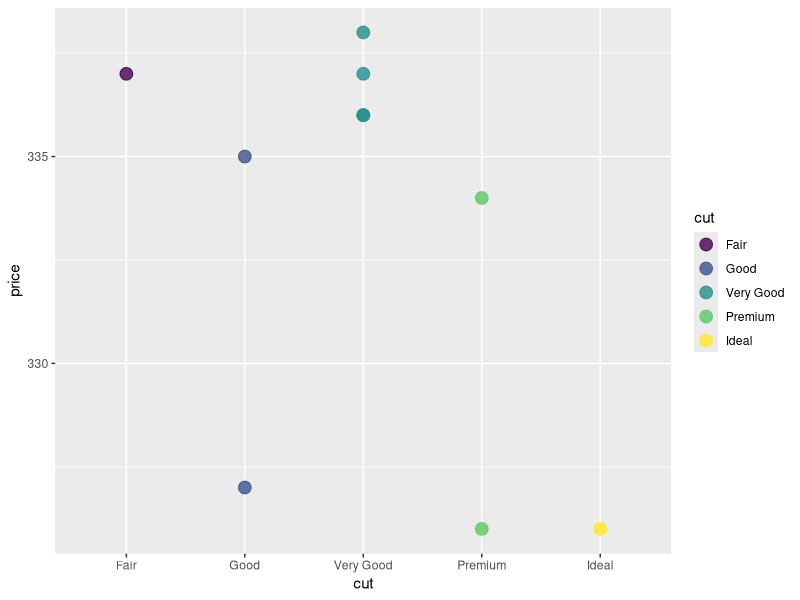
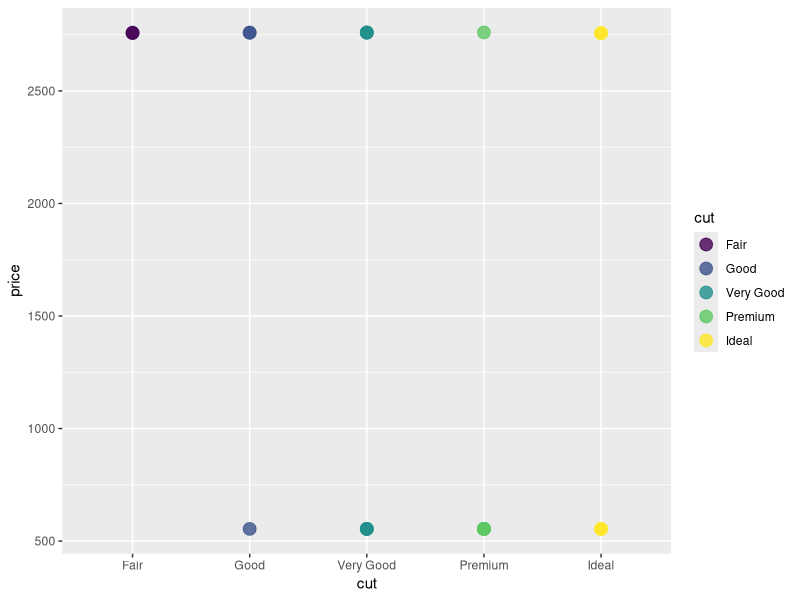
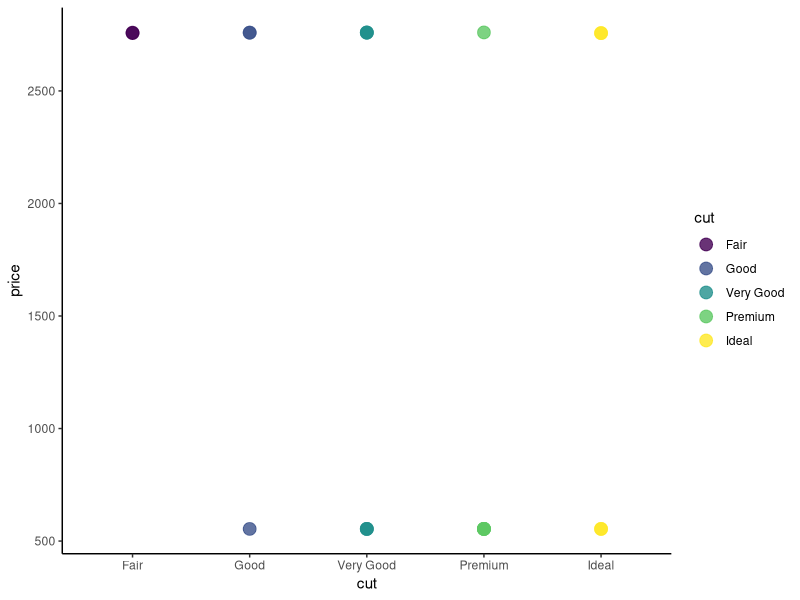
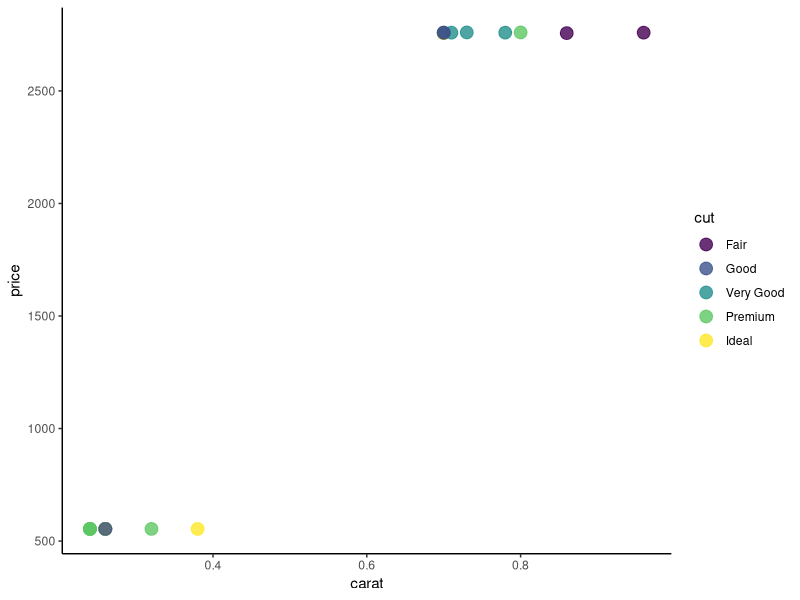
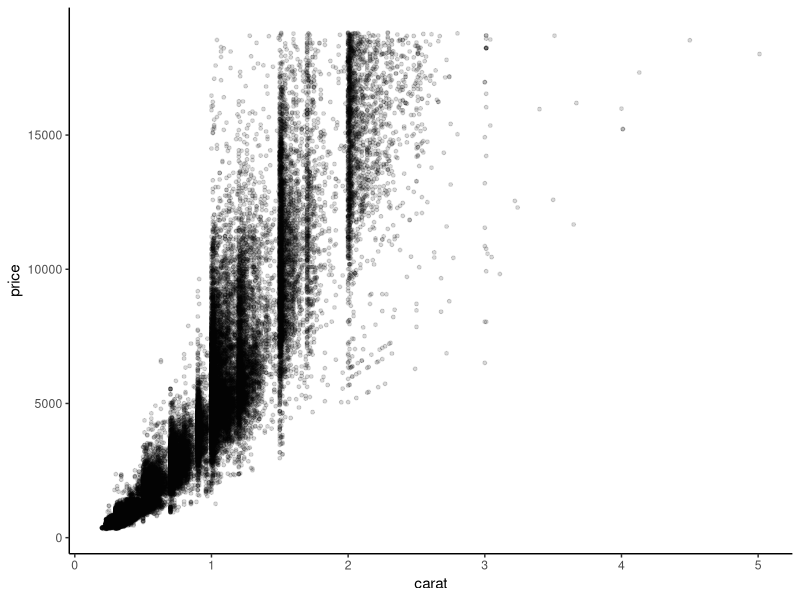

These figures' R source, in order:
## ---- chunk 1

#To read some pieces of code that other people have already written, we can borrow those codebooks from the R library. 

#Here, we borrow some instructions for making plots, which also includes the sample dataset called 'diamonds', by calling up the code using the 'library' function:  
library(ggplot2)

#This is like checking out a codebook from the library - you get to keep it at hand as long as you're working in this space.

#The 'head' command in bash has the same name in R, but it is a function too: 
head(diamonds)

#To change the number of rows displayed, it looks like this: 
head(diamonds, n=10)

#We also talked about how the function nrow() works just like the bash command (word count) that tells us how many lines are in a file: wc -l
nrow(diamonds)
## ---- chunk 2

#This is an example of some student code where they were looking for all the "Good" diamonds: pretty close! 
diamonds[grep("Good",diamonds)]

#Putting results in a variable is good practice if we want to us them later. 

# Use the '<-' combined symbol to "stuff" your code result from the right side into the variable on the left side. You can name the variable whatever you want! We named it 'stud' here: 
stud <- diamonds[grep("Good",diamonds)]

#Let us make a few modifications. 
#First, let's specify that we are looking in rows with a comma after the grep command
#Then let's grep for the pattern in the "cut" column only. 

#To use column information inside the function, we can use SYNTAX like this:
#diamonds$cut. That calls the column "by its name". 

stud2 <- diamonds[grep("Good",diamonds$cut),]
stud2

#Here is a student example of "subsetting" a dataset. 
#This can be a good idea to figure out how the commands work by using smaller datasets.
diamonds[1:10, c("cut","price")] -> dia
dia

#The student code works, but the more typical way to write this is in R is to put the variable name first and the instructions second: 

dia2 <- diamonds[1:10, c("cut", "price")]
dia2


#Much like the 'MATCH' function in excel, the grep function in R returns the index of the matches. 
#Consider this grep function, which searches for the word 'Premium' in the dataframe 'dia2'. Where does it say the matches are? 
matches <- grep("Premium", dia2$cut)
matches

#You should see all of the row numbers returned. So how do we get the information in the rows returned, instead of just which rows have a match? 

#We might try to just use the returned indexes to grab rows: 
dia2[matches,]

#That works! 

#You could also try using the combine function we saw earlier, because we got more than one row number back: 
dia2[c(matches),]

#That works too!

#Finally, let's see if we can stuff the function inside the dataframe to select the right rows, alll in one line of code: 
dia2[grep("Premium", dia2$cut), ]

#I hope you can see that there are LOTS of ways to do things 'right', not just LOTS of ways to get it a little wrong. 

#Another version of grep that students have tried is 'grepl', which returns something called a boolean. 

#Booleans are either 'TRUE' or 'FALSE' for each of the data items surveyed. 

#This could be useful, let's save that list of values in a variable and try some of the same steps as above. 

stud3 <- grepl("Premium", dia2$cut)
stud3
dia2[stud3,]

#Ah! Both booleans from grepl and indexes from grep work!

#Now, I told you the fun part was plotting. How do we? Try this code: 

ggplot(data = dia, aes(x = cut, y = price, color = cut)) +
  geom_point(alpha = 0.8, size =4)

#You'll notice we need to call out plotting function ggplot(). 

#The function needs a dataset (dia), and the variables to use get packaged into the 'aes()' function (aes = aesthetics; how modern!).

#The handy part of ggplot is that we can add-on instructions with extra functions using the '+' sign - kinda like buying upgrades, but free! 

#Here, we add-on upgrades to our datapoints using the function 'geom_point()' and give it a new color opacity using 'alpha' and a new point size using 'size'. Try to change some values and see what happens!  

#For the TASKS, I've created a subset of diamonds called diatask with this command: 

diatask <- diamonds[80:100, c(2,7)]
#print(diatask, n = nrow(diatask)) 

## ---- chunk 3
head(diatask)
## ---- chunk 4
head(diatask, n = nrow(diatask))
## ---- chunk 5
diatask[diatask$price < 750, ]
## ---- chunk 6
# sparkles should have 10 rows.

premium <- diatask[grep("Premium", diatask$cut), ]
ideal <- diatask[grep("Ideal", diatask$cut), ]

sparkles <- rbind(premium, ideal)

print(sparkles, n = nrow(sparkles))

# Yes, I got the expected 10 rows.
## ---- chunk 7
ggplot(data = diatask, aes(x = cut, y = price, color = cut)) +
  geom_point(alpha = 0.8, size = 4)
## ---- chunk 8
ggplot(data = diatask, aes(x = cut, y = price, color = cut)) +
  geom_point(alpha = 0.8, size = 4) +
  theme_classic()
## ---- chunk 9
diasize <- diamonds[80:100, c("carat", "cut", "price")]

head(diasize)
## ---- chunk 10
ggplot(data = diasize, aes(x = carat, y = price, color = cut)) +
  geom_point(alpha = 0.8, size = 4) +
  theme_classic()
## ---- chunk 11
# The plots use only 21 consecutive rows from the diamonds dataset,
# so the sample is too small and may not be representative.
# Other variables also affect price, so these plots are not enough
# to make a strong conclusion about cut, carat, and price.
## ---- chunk 12
carat_price <- diamonds[, c("carat", "price")]

ggplot(data = carat_price, aes(x = carat, y = price)) +
  geom_point(alpha = 0.15, size = 1) +
  theme_classic()

# I used all rows from the diamonds dataset and selected the carat
# and price variables. This gives a much larger dataset than diatask.
# The plot shows that larger-carat diamonds are generally associated
# with higher prices. I was surprised by the amount of price variation
# among diamonds with similar carat values.
